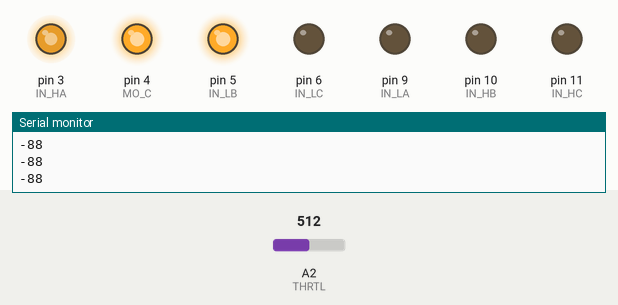
Recording of a sketch running on a simulated Arduino Nano, built with avr-gcc and run on an emulated ATmega328P. On the bench: output pins drawn as LEDs (lit = HIGH), the last lines printed to the serial monitor. Inputs (shaded band) come from the test bench; at power-on: A2 (THRTL) = 512.

Above: at 1.2 s.
1.3 s: A2 (THRTL) set to 716
At 2.3 s:
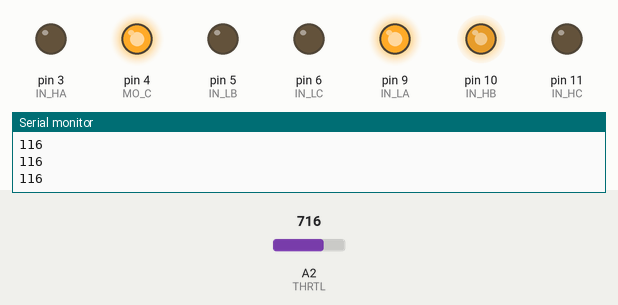
2.8 s: A2 (THRTL) set to 511
At 3.5 s:
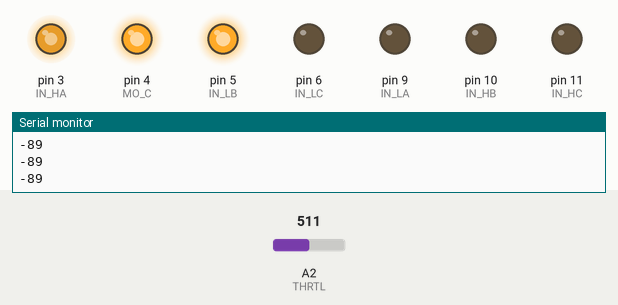
4.3 s: A2 (THRTL) set to 900
At 4.6 s:
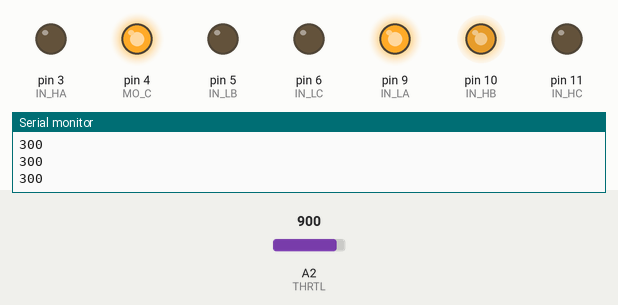
5.8 s: A2 (THRTL) set to 306
At 7.0 s:
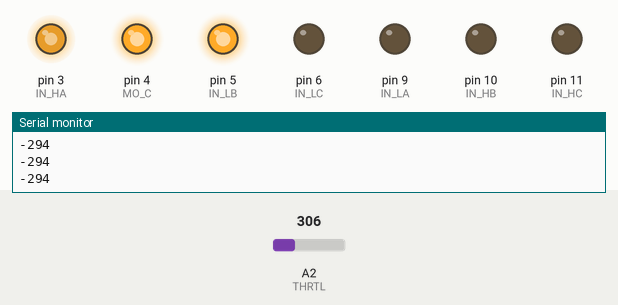
Timing chart, 0 to 8.3 s (numbered marks = the images above; inputs shaded):
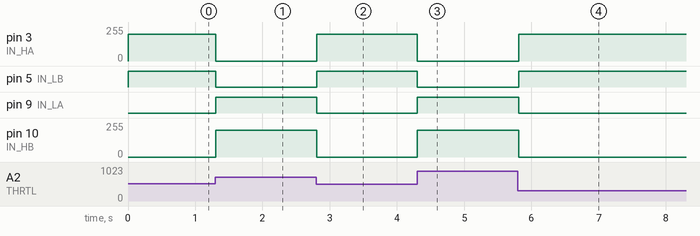

Measured:
- after the input at 1.3 s, pin 3 (IN_HA): 200/255 → 0/255 at once; pin 5 (IN_LB): HIGH → LOW at once; pin 9 (IN_LA): LOW → HIGH at once; pin 10 (IN_HB): 0/255 → 200/255 at once
- after the input at 2.8 s, pin 3 (IN_HA): 0/255 → 200/255 at once; pin 5 (IN_LB): LOW → HIGH at once; pin 9 (IN_LA): HIGH → LOW at once; pin 10 (IN_HB): 200/255 → 0/255 at once
- after the input at 4.3 s, pin 3 (IN_HA): 200/255 → 0/255 at once; pin 5 (IN_LB): HIGH → LOW at once; pin 9 (IN_LA): LOW → HIGH at once; pin 10 (IN_HB): 0/255 → 200/255 at once
- after the input at 5.8 s, pin 3 (IN_HA): 0/255 → 200/255 at once; pin 5 (IN_LB): LOW → HIGH at once; pin 9 (IN_LA): HIGH → LOW at once; pin 10 (IN_HB): 200/255 → 0/255 at once

The sketch:

main_servo.ino
```cpp
// (licence header left out)
//PINS BASED ON IC3
#define THRTL 2 //Throttle (analog pin)
#define IN_HA 3
#define IN_LA 9
#define IN_HB 10
#define IN_LB 5
#define IN_HC 11
#define IN_LC 6
#define HALL_A 13
#define HALL_B 12
#define HALL_C 8
#define SO1 A0 //Input
#define SO2 A1 //input
#define FAULT A3 //Input, in future use as internal pullup
#define MO_C 4 //Overcurrent enable
#define DC_CAL 7
#define S_POT A6
//Commutation Lookup Table
//{halla hallb hallc, ha la hb lb hc lc}
/*const int commutate[2][6] = {
  {100,010010},
  {010,100100},
  {110,000110},
  {001,001001},
  {101,011000},
  {011,100001},
  };
*/
const int pos = 600;
int ha = 0;
int la = 0;
int hb = 0;
int lb = 0;
int hc = 0;
int lc = 0;
int hall[6][3] = {{1,0,0}, {0,1,0}, {1,1,0}, {0,0,1}, {1,0,1}, {0,1,1}};
int phase[6][6] = {{0,1,0,0,1,0}, {1,0,0,1,0,0}, {0,0,0,1,1,0}, {0,0,1,0,0,1}, {0,1,1,0,0,0}, {1,0,0,0,0,1}};
int high[7] = {0,1,2,2,4,1,4};//Ch, Cl, Bh, Bl, Ah, Al
int low[7] = {0,4,1,4,2,2,1};
//int highccw[7] = {4,1,4,2,2,1};
  //int lowccw[7]={1,2,2,4,1,4}; // these tables are broken
void setup() {
  //Pin Setup
  pinMode(THRTL, INPUT);
  pinMode(MO_C, OUTPUT);
  pinMode(DC_CAL, OUTPUT);
  pinMode(SO1, INPUT);
  pinMode(SO2, INPUT);
  pinMode(FAULT, INPUT);
  pinMode(HALL_A, INPUT);
  pinMode(HALL_B, INPUT);
  pinMode(HALL_C, INPUT);
  pinMode(IN_HA, OUTPUT);
  pinMode(IN_LA, OUTPUT);
  pinMode(IN_HB, OUTPUT);
  pinMode(IN_LB, OUTPUT);
  pinMode(IN_HC, OUTPUT);
  pinMode(IN_LC, OUTPUT);
  pinMode(S_POT, INPUT);

  //Set frequencies for PWM pins
  // Pins 3, 9, 10, and 11 have a base frequency of 31250 Hz
  // Pins 5 and 6 have a base frequen-cy of 62500 Hz
  setPwmFrequency(3,8); //31250/8 = 3906.25 Hz
  setPwmFrequency(9,8); //31250/8 = 3906.25 Hz
  setPwmFrequency(10,8); //31250/8 = 3906.25 Hz
  setPwmFrequency(11,8); //31250/8 = 3906.25 Hz
  setPwmFrequency(5,16); //62500/16 = 3906.25 Hz
  setPwmFrequency(6,16); //62500/16 = 3906.25 Hz
  Serial.begin(9600);


  //Initial pin conditions
  digitalWrite(MO_C, HIGH); //HIGH is for overcurrent shut down, LOW is for current control.
  digitalWrite(DC_CAL, LOW); //Turn off DC offset calibration for shunts

}

void loop() {

  int thrtl = analogRead(THRTL);//ha positive makes thrtl go up when yellow is on A
  //Serial.println(thrtl);
 // thrtl = map(thrtl, 125, 255, 50, 0);
  //thrtl = constrain(thrtl,0, 50);
  //signed int s_pot = analogRead(6);
  int err = thrtl - pos;

  Serial.println(err);
  //err = 0;

int kp = 3;

if(err<-10){
  analogWrite(IN_HA, constrain(-err*kp, 0, 200));//constrain(abs(err*2), 0, 200)); //0 to 255 duty cycle
  analogWrite(IN_HB, 0); //0 to 255 duty cycle
  analogWrite(IN_HC, 0); //0 to 255 duty cycle
  digitalWrite(IN_LA, 0);
  digitalWrite(IN_LB, 1);
  digitalWrite(IN_LC, 0);
}
else if(err>10){
  analogWrite(IN_HA, 0); //0 to 255 duty cycle
  analogWrite(IN_HB, constrain(err*kp, 0, 200));//constrain(abs(err*2), 0, 200)); //0 to 255 duty cycle
  analogWrite(IN_HC, 0); //0 to 255 duty cycle
  digitalWrite(IN_LA, 1);
  digitalWrite(IN_LB, 0);
  digitalWrite(IN_LC, 0);
}
else{
 analogWrite(IN_HA, 0); //0 to 255 duty cycle
  analogWrite(IN_HB, 0); //0 to 255 duty cycle
  analogWrite(IN_HC, 0); //0 to 255 duty cycle
  digitalWrite(IN_LA, 0);
  digitalWrite(IN_LB, 0);
  digitalWrite(IN_LC, 0);
}

//Ccw
/*
 analogWrite(IN_HA, 0); //0 to 255 duty cycle
  analogWrite(IN_HB, 100); //0 to 255 duty cycle
  analogWrite(IN_HC, 0); //0 to 255 duty cycle
  digitalWrite(IN_LA, 1);
  digitalWrite(IN_LB, 0);
  digitalWrite(IN_LC, 0);
  delayMicroseconds(4);

 //CW
 analogWrite(IN_HA, 100); //0 to 255 duty cycle
  analogWrite(IN_HB, 0); //0 to 255 duty cycle
  analogWrite(IN_HC, 0); //0 to 255 duty cycle
  digitalWrite(IN_LA, 0);
  digitalWrite(IN_LB, 1);
  digitalWrite(IN_LC, 0);
  delayMicroseconds(4);
*/
}


void test(bool testp) {
    digitalWrite(IN_HA, 0);
    digitalWrite(IN_HB, 0);
    digitalWrite(IN_HC, 0);
    digitalWrite(IN_LA, 0);
    digitalWrite(IN_LB, 0);
    digitalWrite(IN_LC, 0);
    delay(1);
    digitalWrite(IN_HA, 0);
    digitalWrite(IN_HB, 0);
    digitalWrite(IN_HC, 0);
    digitalWrite(IN_LA, 0);
    digitalWrite(IN_LB, 0);
    digitalWrite(IN_LC, 1);
    delay(1);

    digitalWrite(IN_HA, 0);
    digitalWrite(IN_HB, 0);
    digitalWrite(IN_HC, 1);
    digitalWrite(IN_LA, 0);
    digitalWrite(IN_LB, 0);
    digitalWrite(IN_LC, 0);
    delay(1);
    digitalWrite(IN_HA, 0);
    digitalWrite(IN_HB, 0);
    digitalWrite(IN_HC, 0);
    digitalWrite(IN_LA, 0);
    digitalWrite(IN_LB, 0);
    digitalWrite(IN_LC, 0);
    delay(1);
}
void setPwmFrequency(int pin, int divisor) {
  byte mode;
  if(pin == 5 || pin == 6 || pin == 9 || pin == 10) {
    switch(divisor) {
      case 1: mode = 0x01; break;
      case 8: mode = 0x02; break;
      case 64: mode = 0x03; break;
      case 256: mode = 0x04; break;
      case 1024: mode = 0x05; break;
      default: return;
    }
    if(pin == 5 || pin == 6) {
      TCCR0B = TCCR0B & 0b11111000 | mode;
    } else {
      TCCR1B = TCCR1B & 0b11111000 | mode;
    }
  } else if(pin == 3 || pin == 11) {
    switch(divisor) {
      case 1: mode = 0x01; break;
      case 8: mode = 0x02; break;
      case 32: mode = 0x03; break;
      case 64: mode = 0x04; break;
      case 128: mode = 0x05; break;
      case 256: mode = 0x06; break;
      case 1024: mode = 0x7; break;
      default: return;
    }
    TCCR2B = TCCR2B & 0b11111000 | mode;
  }
}
```
